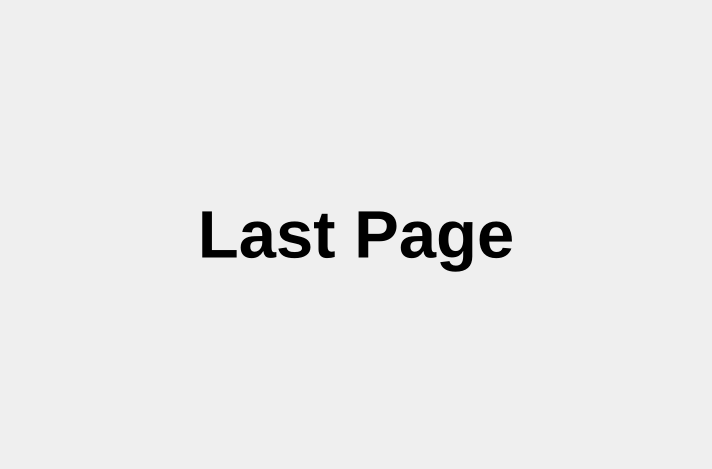
<?xml version="1.0" encoding="UTF-8"?>
<ui version="4.0">
 <class>OriginalWidget</class>
 <widget class="QWidget" name="OriginalWidget">
  <property name="geometry">
   <rect>
    <x>0</x>
    <y>0</y>
    <width>712</width>
    <height>469</height>
   </rect>
  </property>
  <property name="windowTitle">
   <string>Original Widget</string>
  </property>
  <layout class="QVBoxLayout" name="verticalLayout">
   <item>
    <widget class="QLabel" name="label">
     <property name="font">
      <font>
       <pointsize>50</pointsize>
       <weight>75</weight>
       <bold>true</bold>
      </font>
     </property>
     <property name="text">
      <string>Last Page</string>
     </property>
     <property name="alignment">
      <set>Qt::AlignCenter</set>
     </property>
    </widget>
   </item>
  </layout>
 </widget>
 <resources/>
 <connections/>
</ui>
